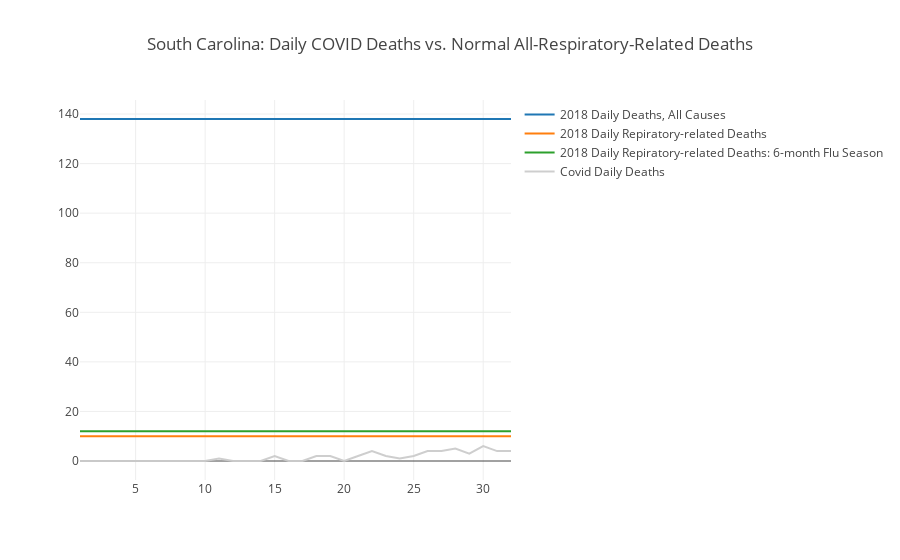

The notebook cell this image was saved under:
### Code cell
val deaths: Seq[Int] = totalNewDaily(state = Some("South Carolina")).map(_.newDeaths).toSeq

val howManyDays: Int = deaths.size
val ipnBase: Seq[Int] = (1 to howManyDays).map( d => sc2017DailyDeathsAllResp)
val ipnBase6Mo: Seq[Int] = (1 to howManyDays).map( d => sc2017DailyDeathsAllResp6Mo)
val deathBase: Seq[Int] = (1 to howManyDays).map( d => sc2018DailyDeaths)



val trace0 = Scatter(
  (1 to howManyDays),
  deathBase,
  name = "2018 Daily Deaths, All Causes"
)



val trace1 = Scatter(
  (1 to howManyDays),
  ipnBase,
  name = "2018 Daily Repiratory-related Deaths"
)

// usa2017DailyDeathsResp6MoFlu

val trace2 = Scatter(
  (1 to howManyDays),
  ipnBase6Mo,
  name = "2018 Daily Repiratory-related Deaths: 6-month Flu Season"

)

val trace3 = Scatter(
  (1 to howManyDays),
  deaths,
  name = "Covid Daily Deaths",
  mode = ScatterMode(ScatterMode.Lines),
  marker = Marker(
    color = Color.RGBA(204, 204, 204, 0.95),
    line = Line(
      color = Color.RGBA(217, 217, 217, 1.0),
      width = 1.0
    ),
    symbol = Symbol.Circle(),
    size = 3
  )
)

val data = Seq(trace0, trace1, trace2, trace3)

val layout = Layout("South Carolina: Daily COVID Deaths vs. Normal All-Respiratory-Related Deaths")

plot(data, layout)

### Figure 1 — Plotly figure (JSON) as saved in the notebook; plotly's stock layout.template omitted (floating-point values rounded to 4 significant figures)
{"data": [{"name": "2018 Daily Deaths, All Causes", "type": "scatter", "x": [1, 2, 3, 4, 5, 6, 7, 8, 9, 10, 11, 12, 13, 14, 15, 16, 17, 18, 19, 20, 21, 22, 23, 24, 25, 26, 27, 28, 29, 30, 31, 32], "y": [138, 138, 138, 138, 138, 138, 138, 138, 138, 138, 138, 138, 138, 138, 138, 138, 138, 138, 138, 138, 138, 138, 138, 138, 138, 138, 138, 138, 138, 138, 138, 138]}, {"name": "2018 Daily Repiratory-related Deaths", "type": "scatter", "x": [1, 2, 3, 4, 5, 6, 7, 8, 9, 10, 11, 12, 13, 14, 15, 16, 17, 18, 19, 20, 21, 22, 23, 24, 25, 26, 27, 28, 29, 30, 31, 32], "y": [10, 10, 10, 10, 10, 10, 10, 10, 10, 10, 10, 10, 10, 10, 10, 10, 10, 10, 10, 10, 10, 10, 10, 10, 10, 10, 10, 10, 10, 10, 10, 10]}, {"name": "2018 Daily Repiratory-related Deaths: 6-month Flu Season", "type": "scatter", "x": [1, 2, 3, 4, 5, 6, 7, 8, 9, 10, 11, 12, 13, 14, 15, 16, 17, 18, 19, 20, 21, 22, 23, 24, 25, 26, 27, 28, 29, 30, 31, 32], "y": [12, 12, 12, 12, 12, 12, 12, 12, 12, 12, 12, 12, 12, 12, 12, 12, 12, 12, 12, 12, 12, 12, 12, 12, 12, 12, 12, 12, 12, 12, 12, 12]}, {"marker": {"color": "rgba(204, 204, 204, 0.95)", "line": {"color": "rgba(217, 217, 217, 1.0)", "width": 1}, "size": 3, "symbol": "circle"}, "mode": "lines", "name": "Covid Daily Deaths", "type": "scatter", "x": [1, 2, 3, 4, 5, 6, 7, 8, 9, 10, 11, 12, 13, 14, 15, 16, 17, 18, 19, 20, 21, 22, 23, 24, 25, 26, 27, 28, 29, 30, 31, 32], "y": [0, 0, 0, 0, 0, 0, 0, 0, 0, 0, 1, 0, 0, 0, 2, 0, 0, 2, 2, 0, 2, 4, 2, 1, 2, 4, 4, 5, 3, 6, 4, 4]}], "layout": {"title": "South Carolina: Daily COVID Deaths vs. Normal All-Respiratory-Related Deaths"}}
